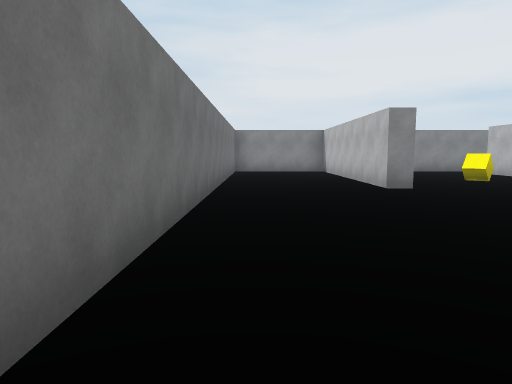
view 1 (above)

20 first-person views from a walk through a Unity game level. The camera is 1.3 m above the floor, tilts 6° down and sees 70° across. The floor is counted in squares, 2 m on a side. Each view is taken from the middle of a square. On the plan, view 1 faces up. The plan holds only what a view shows up to about 11 squares ahead; the rest is blank. The place goes on beyond the plan. The player character is not drawn.

view 2
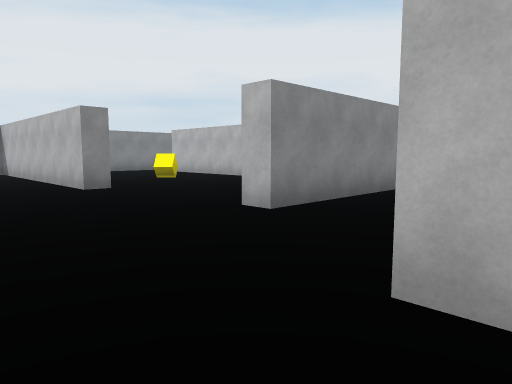

view 3
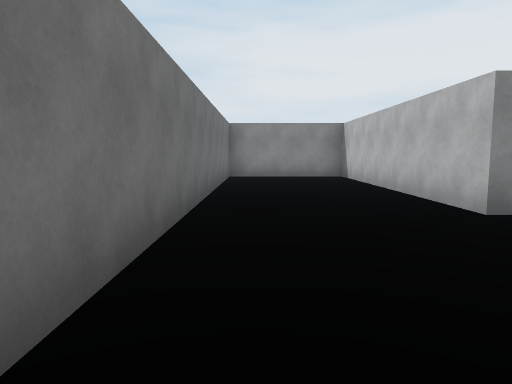

view 4
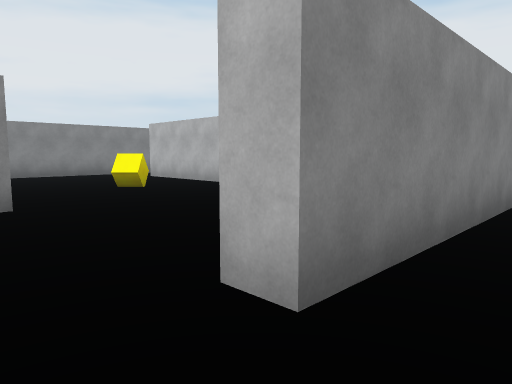

view 5
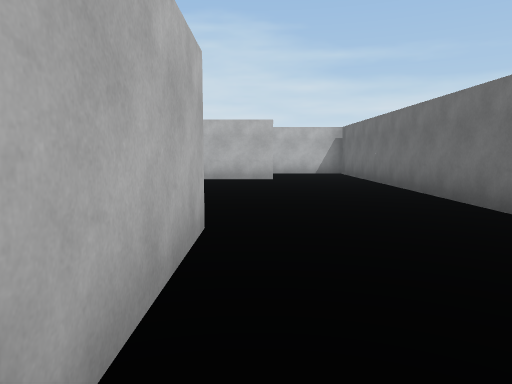

view 6
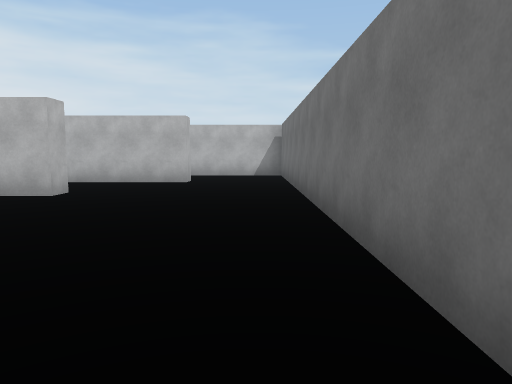

view 7
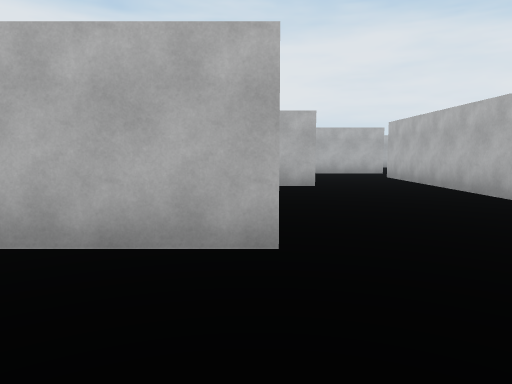

view 8
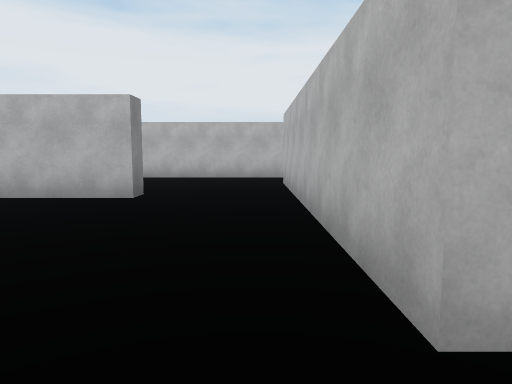

view 9
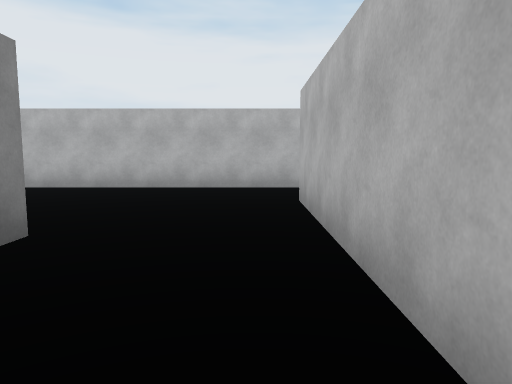

view 10
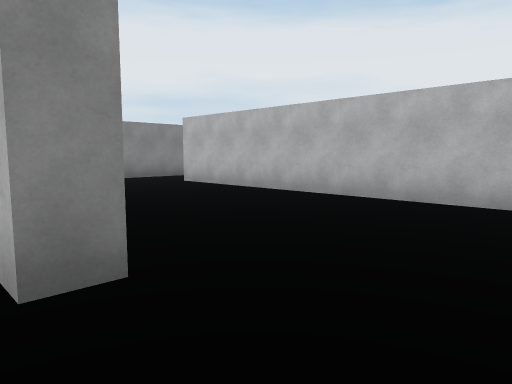

view 11
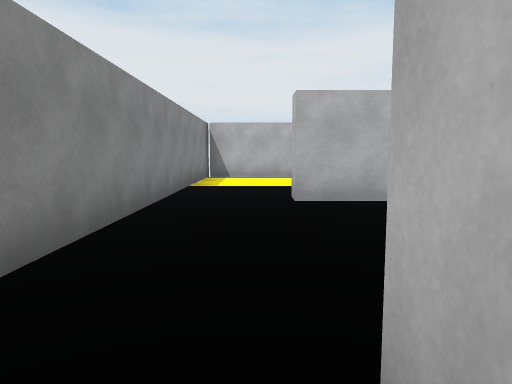

view 12
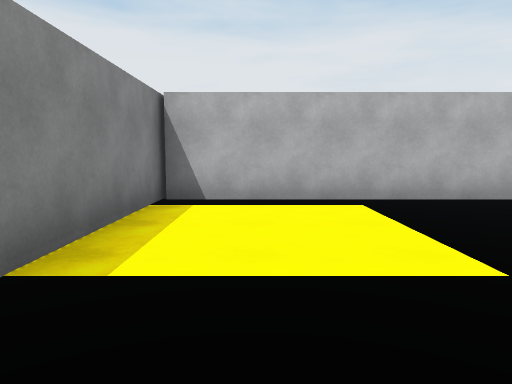

view 13
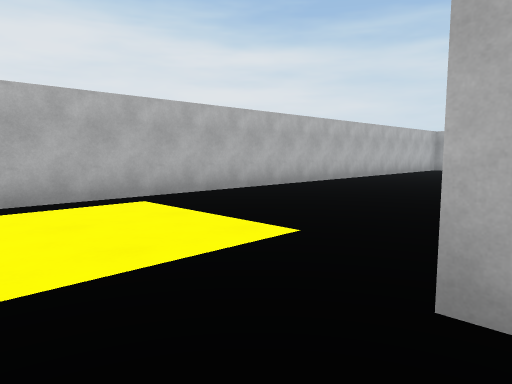

view 14
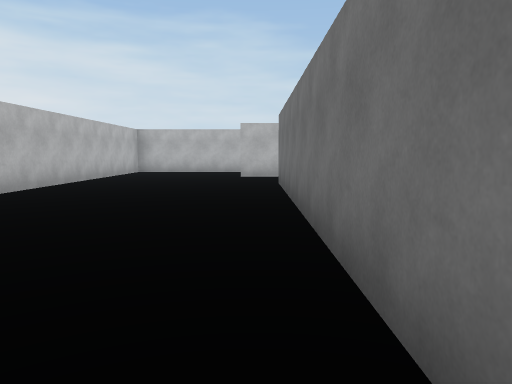

view 15
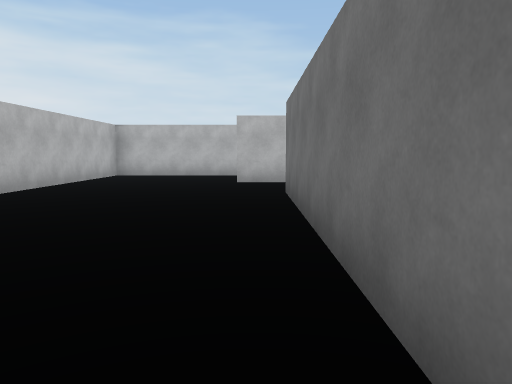

view 16
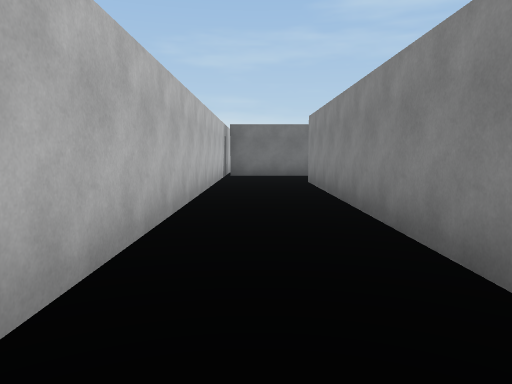

view 17
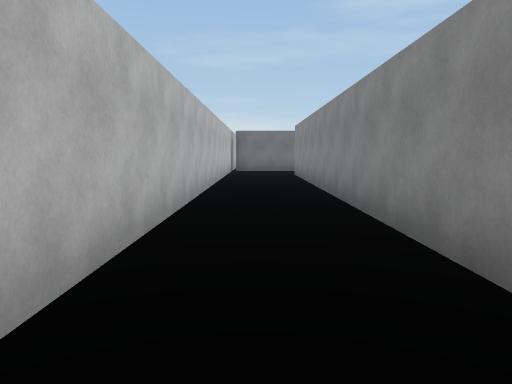

view 18
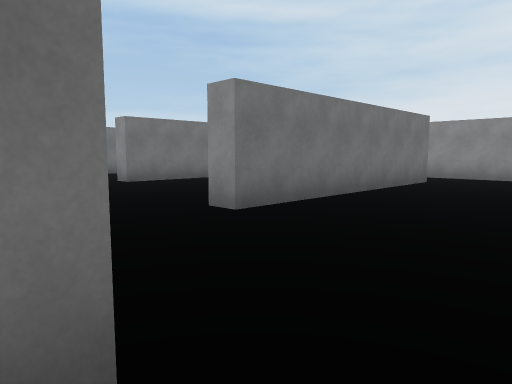

view 19
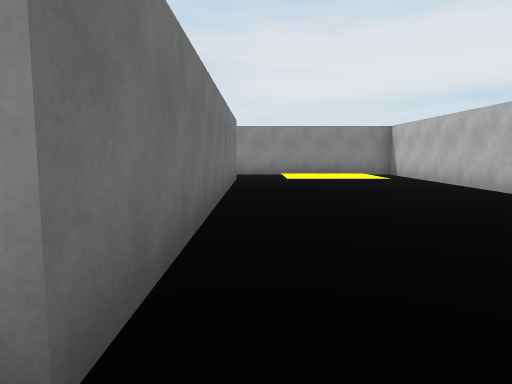

view 20
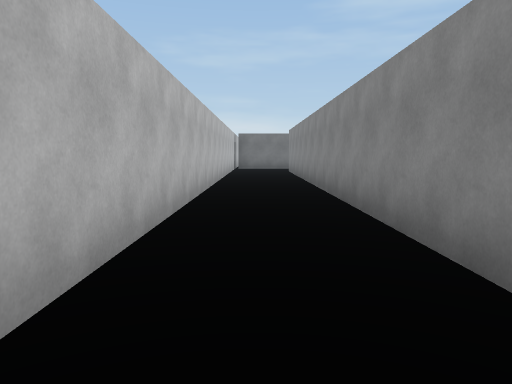

### Floor plan
Ten units are one square. View 1 is at (0, 0); x grows to the right and y downward. Boxes are objects, and circles mark ways between rooms. Rooms are numbered by the first view taken in them; rooms with no view inside come last. Other rooms are left out.
<svg viewBox="-12 -139 192 163">
<path fill="none" stroke="#000" d="M122 -7 135 -7M134 -2 16 -2M120 -115 125 -115 125 -28M175 -133 115 -133M-7 -6 -7 19 171 19 171 -134M30 -92 30 -68 25 -68 25 -133 -7 -133 -7 -6M79 -58 74 -58 74 -117 79 -117M72 -29 31 -29 31 -34 86 -34M16 -2 16 -7 44 -7M86 -133 41 -133M79 -117 79 -58M115 -133 86 -133M86 -34 101 -34M120 -31 120 -115"/>
<rect x="45" y="-95" width="10" height="10" fill="#bbb"><title>yellow cube</title></rect>
<circle cx="120" cy="-15" r="3" fill="#2a7"/>
<circle cx="5" cy="0" r="3" fill="#2a7"/>
<circle cx="120" cy="-125" r="3" fill="#2a7"/>
<circle cx="110" cy="-30" r="3" fill="#2a7"/>
<circle cx="80" cy="-125" r="3" fill="#2a7"/>
<circle cx="80" cy="-45" r="3" fill="#2a7"/>
<text x="130" y="-50">1</text>
<text x="40" y="-70">2</text>
<text x="100" y="-90">3</text>
</svg>
Room 1 opens to room 2. Room 1 opens to room 3. Room 2 opens to room 3.

Where each view was taken, in squares from view 1:
view 1: 0 up, 0 right, facing up
view 2: 0 up, 0 right, facing up-right
view 3: 3 up, 0 right, facing up
view 4: 2 up, 2 right, facing up-right
view 5: 10 up, 2 right, facing down
view 6: 9 up, 0 right, facing down
view 7: 7 up, 0 right, facing right
view 8: 4 up, 2 right, facing right
view 9: 4 up, 5 right, facing right
view 10: 4 up, 7 right, facing up-right
view 11: 12 up, 7 right, facing right
view 12: 12 up, 12 right, facing right
view 13: 13 up, 12 right, facing down-right
view 14: 11 up, 13 right, facing down
view 15: 9 up, 13 right, facing down
view 16: 1 down, 10 right, facing left
view 17: 1 down, 13 right, facing left
view 18: 3 up, 11 right, facing up-left
view 19: 2 up, 13 right, facing up
view 20: 1 down, 15 right, facing left
